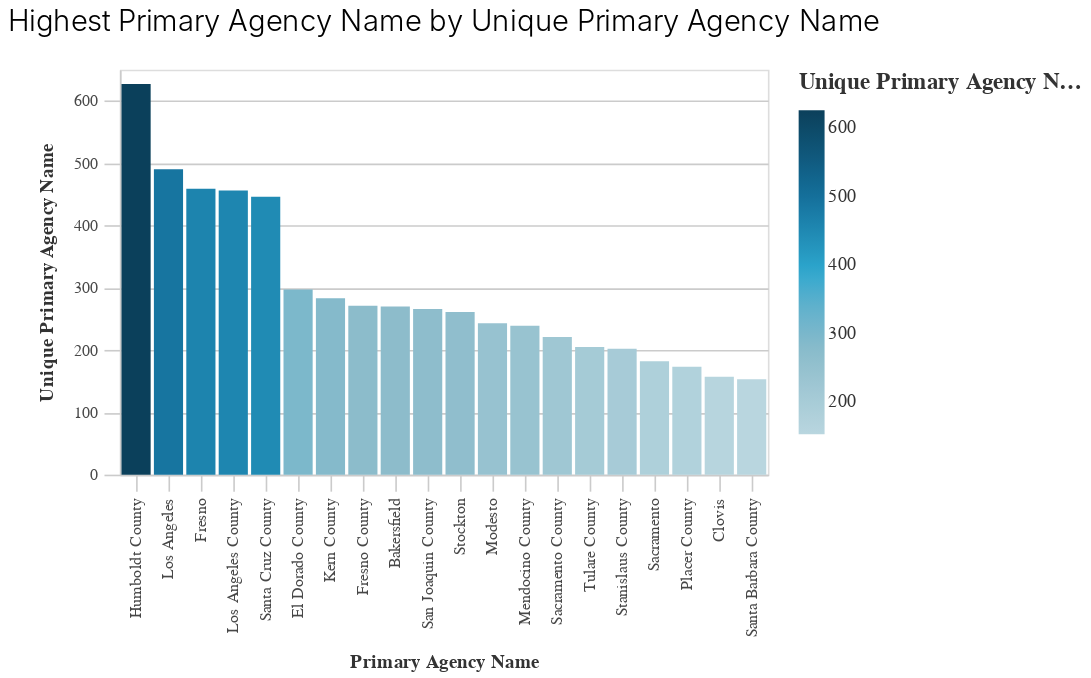

The notebook cell saved with this chart:
### Code cell
#using df_tops 
_dla_utils.basic_bar_chart(df_top, "primary_agency_name", "unique_primary_agency_name")

### Figure 1 — Vega-Lite specification as saved in the notebook (floating-point values rounded to 4 significant figures)
{"usermeta": {"embedOptions": {"theme": "fivethirtyeight"}}, "config": {"view": {"continuousWidth": 400, "continuousHeight": 300}, "axis": {"domainColor": "#cbcbcb", "grid": true, "gridColor": "#cbcbcb", "gridWidth": 1, "labelColor": "#474747", "labelFont": "Nunito Sans", "labelFontSize": 10, "labelPadding": 4, "tickColor": "#cbcbcb", "tickSize": 10, "titleColor": "#333", "titleFont": "Raleway", "titleFontSize": 12, "titlePadding": 10}, "axisBand": {"grid": false}, "background": "white", "font": "Raleway", "header": {"labelFont": "Nunito Sans", "titleFont": "Raleway"}, "legend": {"labelColor": "#333", "labelFont": "Nunito Sans", "labelFontSize": 11, "labelLimit": 0, "padding": 1, "symbolSize": 30, "symbolType": "square", "titleColor": "#333", "titleFont": "Raleway", "titleFontSize": 14, "titlePadding": 10}, "title": {"anchor": "middle", "font": "Raleway", "fontSize": 18, "fontWeight": 300, "offset": 20}}, "data": {"name": "data-46346e04cb53e97d73dfcf3c6ffc2f91"}, "mark": "bar", "encoding": {"color": {"field": "unique_primary_agency_name", "legend": {"title": "Unique Primary Agency Name"}, "scale": {"range": ["#B9D6DF", "#8CBCCB", "#2EA8CE", "#136C97", "#0B405B"]}, "type": "quantitative"}, "x": {"field": "primary_agency_name", "sort": "-y", "title": "Primary Agency Name", "type": "nominal"}, "y": {"field": "unique_primary_agency_name", "title": "Unique Primary Agency Name", "type": "quantitative"}}, "height": 250, "title": "Highest Primary Agency Name by Unique Primary Agency Name", "width": 400, "$schema": "https://vega.github.io/schema/vega-lite/v4.17.0.json", "datasets": {"data-46346e04cb53e97d73dfcf3c6ffc2f91": [{"prefix": "CML", "unique_prefix": 3293, "prepared_y": 2018.0, "unique_prepared_y": 2827.0, "status_comment": "Authorized", "unique_status_comment": 19399, "project_location": "San Francisco Bay Area", "unique_project_location": 65, "type_of_work": "Bridge Replacement (tc)", "unique_type_of_work": 679, "mpo": "SCAG", "unique_mpo": 4988, "primary_agency_name": "Humboldt County", "unique_primary_agency_name": 627, "dist": 4.0, "unique_dist": 3248.0}, {"prefix": "HSIPL", "unique_prefix": 3282, "prepared_y": 2014.0, "unique_prepared_y": 2724.0, "status_comment": "..", "unique_status_comment": 194, "project_location": "Various Locations", "unique_project_location": 31, "type_of_work": "Bridge Replacement", "unique_type_of_work": 519, "mpo": "MTC", "unique_mpo": 3236, "primary_agency_name": "Los Angeles", "unique_primary_agency_name": 490, "dist": 6.0, "unique_dist": 3084.0}, {"prefix": "STPL", "unique_prefix": 2779, "prepared_y": 2019.0, "unique_prepared_y": 2665.0, "status_comment": "Prog Code Z400", "unique_status_comment": 108, "project_location": "Sacog Region", "unique_project_location": 29, "type_of_work": "FTA Transfer", "unique_type_of_work": 462, "mpo": "NON-MPO", "unique_mpo": 2592, "primary_agency_name": "Fresno", "unique_primary_agency_name": 459, "dist": 7.0, "unique_dist": 2787.0}, {"prefix": "ER", "unique_prefix": 1590, "prepared_y": 2015.0, "unique_prepared_y": 2575.0, "status_comment": "Prog Code M400", "unique_status_comment": 73, "project_location": "Golden Gate Bridge", "unique_project_location": 27, "type_of_work": "Permanent Restoration", "unique_type_of_work": 282, "mpo": "SACOG", "unique_mpo": 1865, "primary_agency_name": "Los Angeles County", "unique_primary_agency_name": 456, "dist": 3.0, "unique_dist": 2517.0}, {"prefix": "BRLO", "unique_prefix": 1402, "prepared_y": 2016.0, "unique_prepared_y": 2505.0, "status_comment": "Prog Code Z230", "unique_status_comment": 47, "project_location": "Throughout Kern County", "unique_project_location": 22, "type_of_work": "Road Rehabilitation", "unique_type_of_work": 269, "mpo": "CFCG", "unique_mpo": 1404, "primary_agency_name": "Santa Cruz County", "unique_primary_agency_name": 446, "dist": 10.0, "unique_dist": 2203.0}, {"prefix": "BRLS", "unique_prefix": 904, "prepared_y": 2020.0, "unique_prepared_y": 2350.0, "status_comment": "Prog Code Z003", "unique_status_comment": 30, "project_location": "Citywide", "unique_project_location": 18, "type_of_work": "Bridge Preventive Maintenance", "unique_type_of_work": 175, "mpo": "KCOG", "unique_mpo": 998, "primary_agency_name": "El Dorado County", "unique_primary_agency_name": 297, "dist": 5.0, "unique_dist": 1337.0}, {"prefix": "ATPL", "unique_prefix": 587, "prepared_y": 2017.0, "unique_prepared_y": 2333.0, "status_comment": "Prog Code M40E", "unique_status_comment": 26, "project_location": "Various Locations (see Comments)", "unique_project_location": 14, "type_of_work": "Emergency Opening", "unique_type_of_work": 153, "mpo": "STANCOG", "unique_mpo": 759, "primary_agency_name": "Kern County", "unique_primary_agency_name": 283, "dist": 8.0, "unique_dist": 1309.0}, {"prefix": "RPSTPL", "unique_prefix": 576, "prepared_y": 2021.0, "unique_prepared_y": 1917.0, "status_comment": "Prog Code M0E3", "unique_status_comment": 22, "project_location": "Various Locations In San Diego County", "unique_project_location": 14, "type_of_work": "Pavement Rehabilitation", "unique_type_of_work": 120, "mpo": "AMBAG", "unique_mpo": 745, "primary_agency_name": "Fresno County", "unique_primary_agency_name": 271, "dist": 1.0, "unique_dist": 1161.0}, {"prefix": "HPLUL", "unique_prefix": 332, "prepared_y": 2013.0, "unique_prepared_y": 193.0, "status_comment": "Prog Code M23E", "unique_status_comment": 17, "project_location": "County Of Madera", "unique_project_location": 13, "type_of_work": "Seismic Retrofit", "unique_type_of_work": 119, "mpo": "SJCG", "unique_mpo": 515, "primary_agency_name": "Bakersfield", "unique_primary_agency_name": 270, "dist": 11.0, "unique_dist": 920.0}, {"prefix": "SRTSL", "unique_prefix": 331, "prepared_y": 2012.0, "unique_prepared_y": 7.0, "status_comment": "Prog Code Z301", "unique_status_comment": 14, "project_location": "FTA transfer", "unique_project_location": 13, "type_of_work": "Bridge Rehabilitation", "unique_type_of_work": 110, "mpo": "TCAG", "unique_mpo": 489, "primary_agency_name": "San Joaquin County", "unique_primary_agency_name": 266, "dist": 12.0, "unique_dist": 666.0}, {"prefix": "ACSTP", "unique_prefix": 316, "prepared_y": 2011.0, "unique_prepared_y": 5.0, "status_comment": "Prog Code M230", "unique_status_comment": 13, "project_location": "Sixth Street Viaduct Over La River, Us 101, And Uprr, Bnsf, Amtrack, Lacmta And", "unique_project_location": 13, "type_of_work": "Storm Damage Restoration", "unique_type_of_work": 102, "mpo": "SDAG", "unique_mpo": 487, "primary_agency_name": "Stockton", "unique_primary_agency_name": 261, "dist": 2.0, "unique_dist": 614.0}, {"prefix": "BPMP", "unique_prefix": 307, "prepared_y": 2010.0, "unique_prepared_y": 1.0, "status_comment": "Prog Code M240", "unique_status_comment": 13, "project_location": "Various Locations Throughout The City", "unique_project_location": 13, "type_of_work": "Replace 2 Lane Bridge With 2 Lane Bridge (tc)", "unique_type_of_work": 87, "mpo": "SBCG", "unique_mpo": 340, "primary_agency_name": "Modesto", "unique_primary_agency_name": 243, "dist": 9.0, "unique_dist": 267.0}, {"prefix": "BPMPL", "unique_prefix": 272, "prepared_y": null, "unique_prepared_y": null, "status_comment": "Prog Code Z40E", "unique_status_comment": 13, "project_location": "In Stanislaus County", "unique_project_location": 12, "type_of_work": "Ac Overlay (tc)", "unique_type_of_work": 77, "mpo": "MCAG", "unique_mpo": 279, "primary_agency_name": "Mendocino County", "unique_primary_agency_name": 239, "dist": 0.0, "unique_dist": 4.0}, {"prefix": "FTACML", "unique_prefix": 267, "prepared_y": null, "unique_prepared_y": null, "status_comment": "Prog Code L23E", "unique_status_comment": 10, "project_location": "Stanislaus County", "unique_project_location": 12, "type_of_work": "Road Rehabilitation (tc)", "unique_type_of_work": 75, "mpo": "BCAG", "unique_mpo": 255, "primary_agency_name": "Sacramento County", "unique_primary_agency_name": 221, "dist": null, "unique_dist": null}, {"prefix": "HRRRL", "unique_prefix": 267, "prepared_y": null, "unique_prepared_y": null, "status_comment": "Prog Code RPS9", "unique_status_comment": 10, "project_location": "Various", "unique_project_location": 12, "type_of_work": "Bridge Rehabilitation (tc)", "unique_type_of_work": 72, "mpo": "SLAC", "unique_mpo": 240, "primary_agency_name": "Tulare County", "unique_primary_agency_name": 205, "dist": null, "unique_dist": null}, {"prefix": "BHLS", "unique_prefix": 261, "prepared_y": null, "unique_prepared_y": null, "status_comment": "Hold for FTIP amendment.", "unique_status_comment": 9, "project_location": "Bay Area", "unique_project_location": 11, "type_of_work": "Road Reconstruction", "unique_type_of_work": 68, "mpo": "STPA", "unique_mpo": 207, "primary_agency_name": "Stanislaus County", "unique_primary_agency_name": 202, "dist": null, "unique_dist": null}, {"prefix": "CMLNI", "unique_prefix": 250, "prepared_y": null, "unique_prepared_y": null, "status_comment": "Prog Code L40E", "unique_status_comment": 8, "project_location": "City Of Atwater", "unique_project_location": 11, "type_of_work": "Install Traffic Signal", "unique_type_of_work": 57, "mpo": "MCTC", "unique_mpo": 194, "primary_agency_name": "Sacramento", "unique_primary_agency_name": 182, "dist": null, "unique_dist": null}, {"prefix": "ACSTER", "unique_prefix": 230, "prepared_y": null, "unique_prepared_y": null, "status_comment": "Prog Code M003", "unique_status_comment": 8, "project_location": "City Of Visalia", "unique_project_location": 11, "type_of_work": "Bridge Preventative Maintenance", "unique_type_of_work": 43, "mpo": "KCAG", "unique_mpo": 141, "primary_agency_name": "Placer County", "unique_primary_agency_name": 173, "dist": null, "unique_dist": null}, {"prefix": "STPLZ", "unique_prefix": 174, "prepared_y": null, "unique_prepared_y": null, "status_comment": "Prog Code Z240", "unique_status_comment": 7, "project_location": "City Of Wasco", "unique_project_location": 11, "type_of_work": "Replace Bridge (tc)", "unique_type_of_work": 43, "mpo": "SANDAG", "unique_mpo": 137, "primary_agency_name": "Clovis", "unique_primary_agency_name": 157, "dist": null, "unique_dist": null}, {"prefix": "STPLN", "unique_prefix": 111, "prepared_y": null, "unique_prepared_y": null, "status_comment": "Prog Code L230", "unique_status_comment": 6, "project_location": "Sf Bay Area: Regionwide", "unique_project_location": 11, "type_of_work": "Pedestrian Improvements", "unique_type_of_work": 42, "mpo": "SJCOG", "unique_mpo": 134, "primary_agency_name": "Santa Barbara County", "unique_primary_agency_name": 153, "dist": null, "unique_dist": null}]}}
